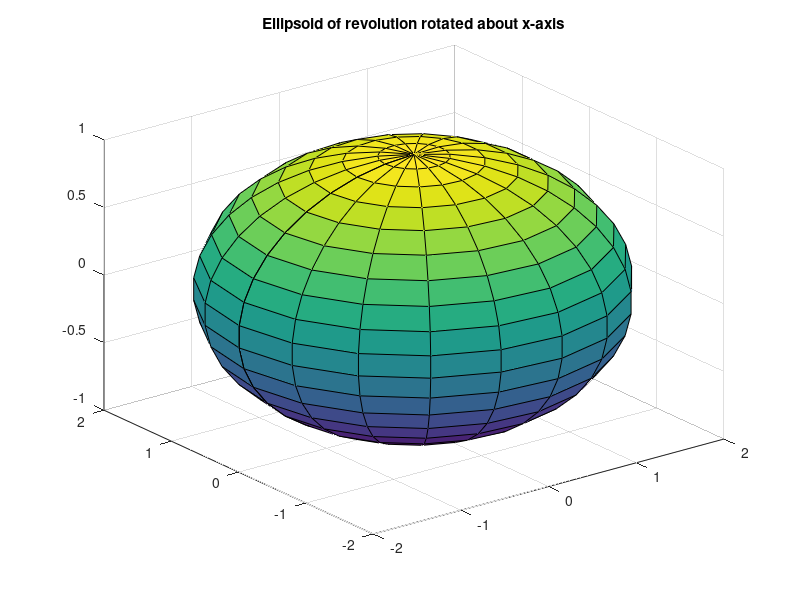

MATLAB code to generate this figure:
%{
8.14
An ellipsoid of revolution is the solid analog of a two-dimensional
ellipse. The equations for an ellipsoid of revolution rotated around the
x axis are x = acos(phi)cos(theta) y = acos(phi)sin(theta) z = bsin(phi),
where a is the radius along the x-axis, and b is the radius along the y
and z-axes. Plot an ellipsoid of revolution for a = 2 and b = 1.
%}

%Calculate the points on the surface of the ellipse
n = 20;
a = 2;
b = 1;
theta = linspace(-pi,pi,n);
phi = linspace(-pi/2,pi/2,n);
[theta,phi] = meshgrid(theta,phi);

%convert to (x,y,z) values
x = a*cos(phi).*cos(theta);
y = a*cos(phi).*sin(theta);
z = b*sin(phi);

surf(x, y, z);
title('\bfEllipsoid of revolution rotated about x-axis');